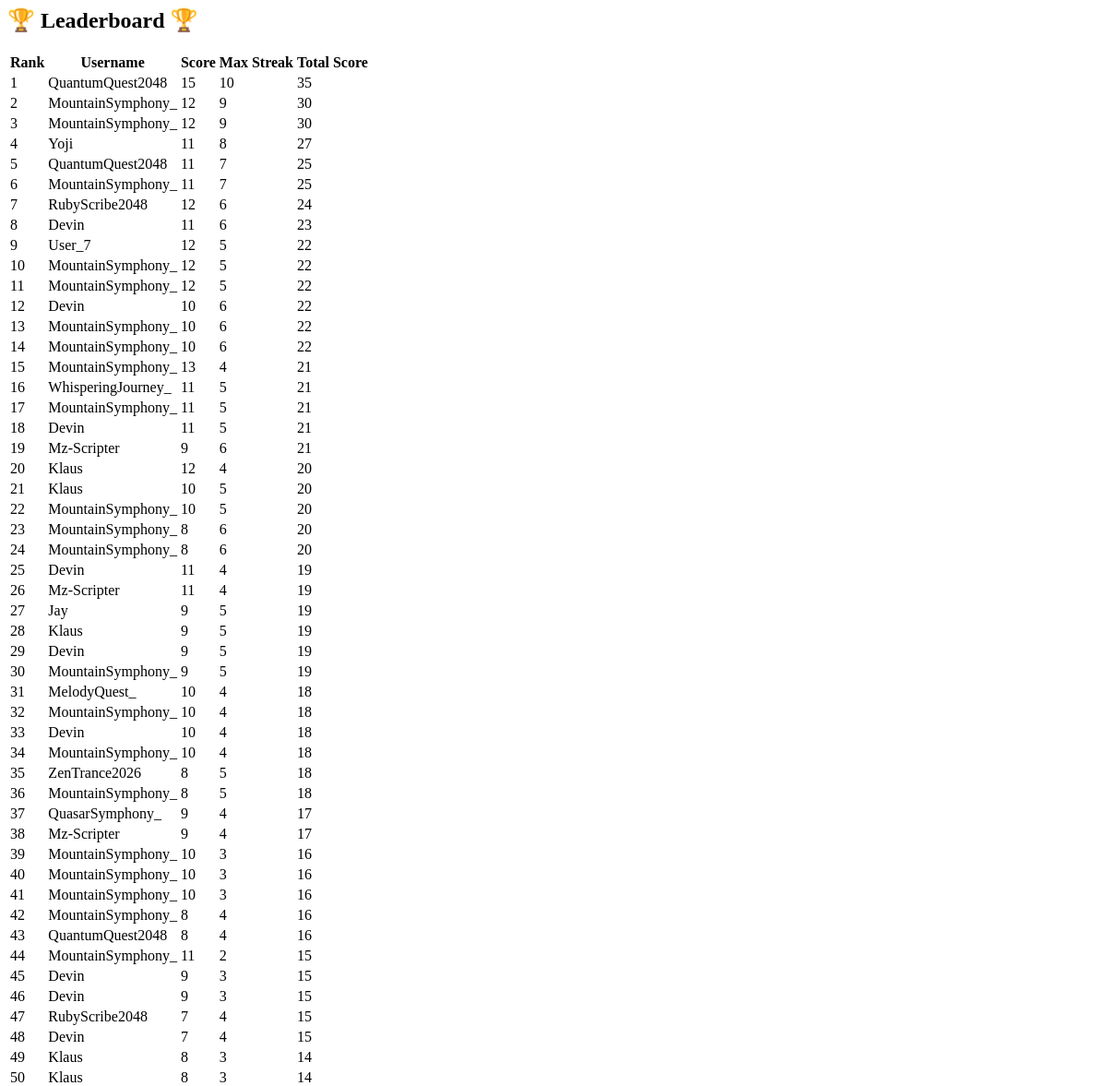
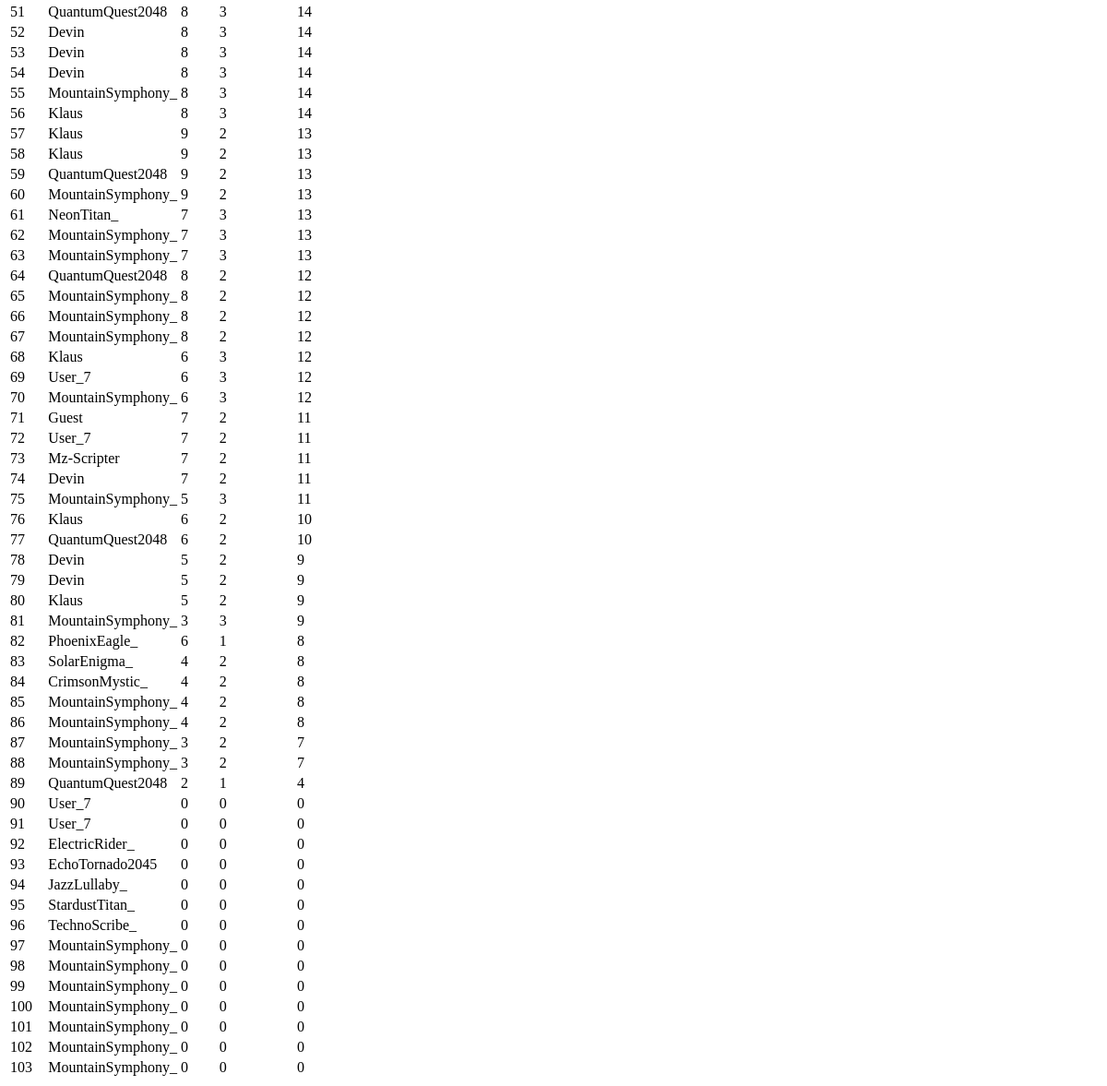
The page /leaderboard/ on the database as committed earlier (2 pictures, top to bottom).
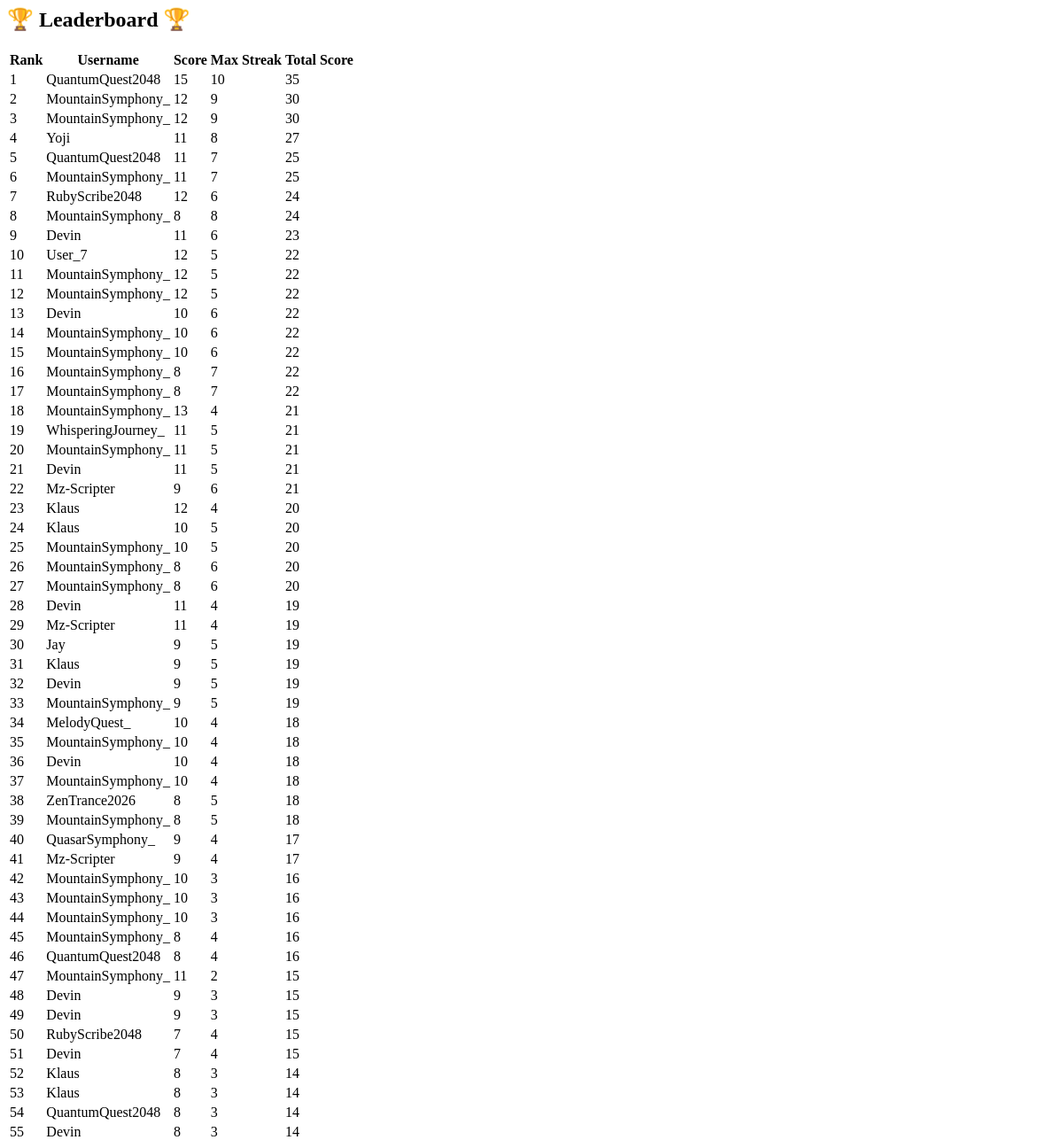
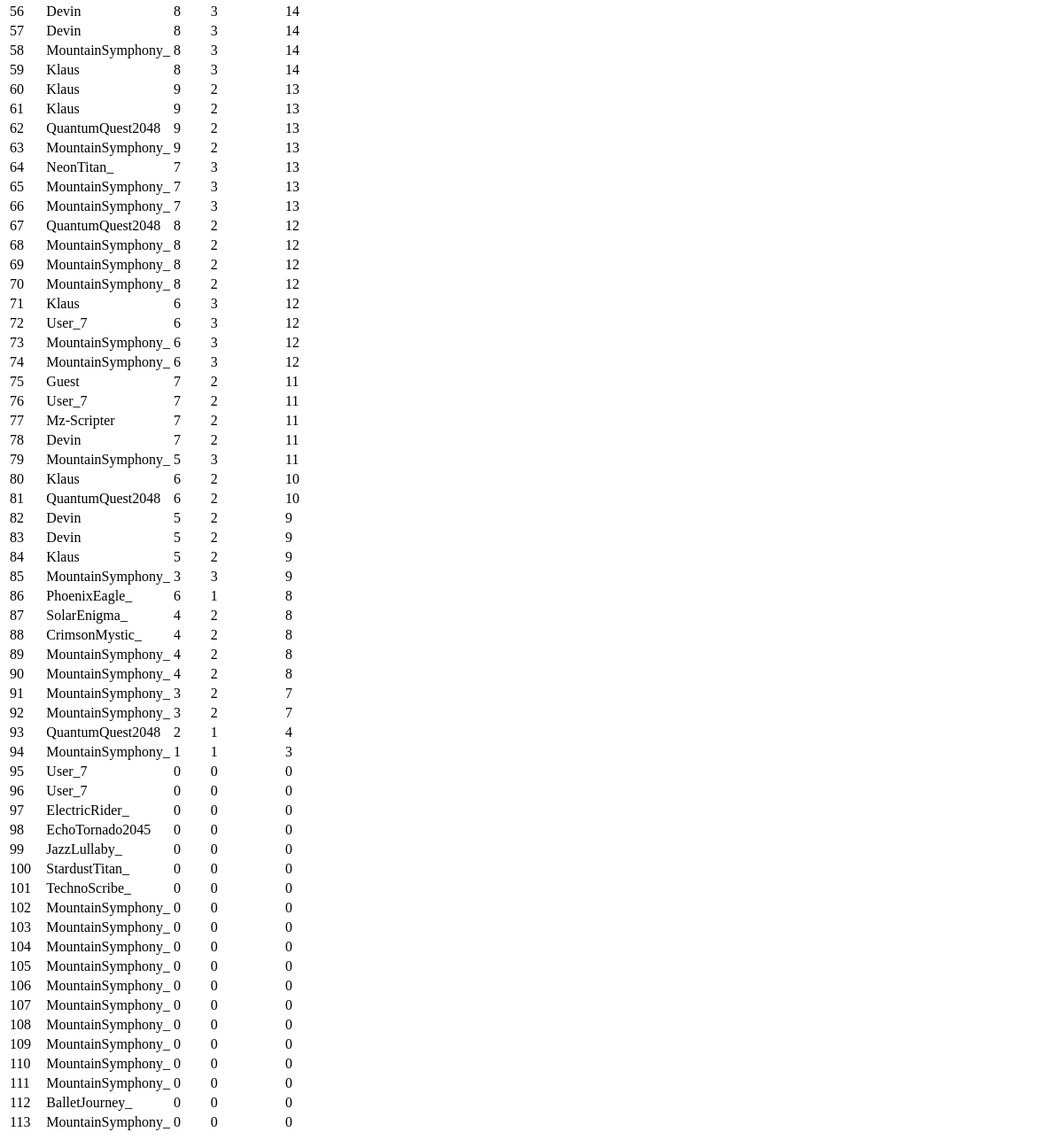
The same page on the database as committed later (2 pictures, top to bottom).
### game/models.py (models this page shows, shortened)
class Leaderboard(models.Model):
    username = models.CharField(max_length=50)
    score = models.IntegerField(default=0)
    max_streak = models.IntegerField(default=0)
    total_score = models.IntegerField(default=0)

### game/views.py (the view)
# urls.py: path('leaderboard/', views.leaderboard_view, name='leaderboard'),
def leaderboard_view(request):
    top_players = Leaderboard.objects.order_by('-total_score', '-score', '-max_streak')
    return render(request, 'game/leaderboard.html', {"players": top_players})

### game/templates/game/leaderboard.html
<h2>🏆 Leaderboard 🏆</h2>
<table>
    <tr>
        <th>Rank</th>
        <th>Username</th>
        <th>Score</th>
        <th>Max Streak</th>
        <th>Total Score</th>
    </tr>
    {% for player in players %}
        <tr>
            <td>{{ forloop.counter }}</td>
            <td>{{ player.username }}</td>
            <td>{{ player.score }}</td>
            <td>{{ player.max_streak }}</td>
            <td>{{ player.total_score }}</td>
        </tr>
    {% endfor %}
</table>

Rows that differ between the two databases and show on the page:
added Leaderboard: username "MountainSymphony_", score "8", max_streak "8", total_score "24"
added Leaderboard: username "MountainSymphony_", score "8", max_streak "7", total_score "22"
added Leaderboard: username "MountainSymphony_", score "8", max_streak "7", total_score "22"
added Leaderboard: username "MountainSymphony_", score "6", max_streak "3", total_score "12"
added Leaderboard: username "MountainSymphony_", score "1", max_streak "1", total_score "3"
added Leaderboard: username "MountainSymphony_", score "0", max_streak "0", total_score "0"
added Leaderboard: username "MountainSymphony_", score "0", max_streak "0", total_score "0"
added Leaderboard: username "MountainSymphony_", score "0", max_streak "0", total_score "0"
added Leaderboard: username "BalletJourney_", score "0", max_streak "0", total_score "0"
added Leaderboard: username "MountainSymphony_", score "0", max_streak "0", total_score "0"
